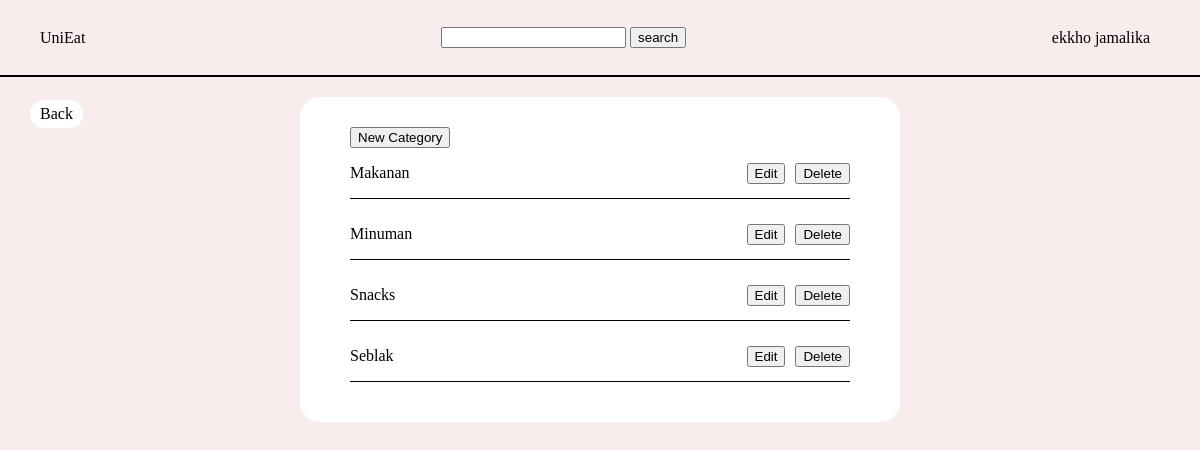
Page /unieat_practice_codes/Managecategories.php (signed in) on the committed database.
### tables this page shows
CREATE TABLE `category` (
  `CategoryID` int(11) NOT NULL,
  `CategoryName` varchar(50) NOT NULL
);

### unieat_practice_codes/Managecategories.php (the view, shortened to what this page needs)
<?php
    require_once 'connect.php';
?>
<!DOCTYPE html>
<html lang="en">
<head>
</head>
<body>
    <header>
        <div id="logo">UniEat</div>
        <form id="searchbar" method="post">
            <input type="text" id="searchbar" name='searchbar'>
            <input type="submit" name="search" value="search"></input>
        </form>
        <div id="profile">
            <?php
            echo $_SESSION['user']['UserUsername'];
            ?>
        </div>
    </header>
    <div id="content">
        <a href="Admin.php" id="backbtn">Back</a>
        <div id="categoriescontent">
            <form method="post">
                <button type="submit" name="newcat">New Category</button>
            </form>
            <?php
                $query=mysqli_query($conn, "SELECT * FROM category");
                while($d=$query->fetch_assoc()){
                    echo '<div id="catlistcontainer">';
                    echo '<p>'.$d['CategoryName'].'</p>';
                    echo '<form method="post">';
                    echo '<button type="submit" name="edit" value='.$d['CategoryID'].'>Edit</button>';
                    echo '<button type="submit" name="delete" value='.$d['CategoryID'].'>Delete</button>';
                    echo '</form>';
                    echo '</div>';
                }
            ?>
        </div>
    </div>
</body>
<link rel="stylesheet" href="style.css">
</html>

### unieat_practice_codes/style.css (style rules this page uses)
body { padding: 0; margin: 0; background-color: #f8ecec; }
header { display: flex; align-items: center; height: 75px; justify-content: space-between; padding: 0px 40px; border-bottom: 2px solid; }
#profile { position: relative; padding: 0 10px; }
#content { padding-top: 20px; display: flex; justify-content: center; flex-direction: column; align-items: center; }
#backbtn, #keranjanglink { background-color: white; padding: 5px 10px; border-radius: 20px; text-decoration: none; color: black; }
#backbtn { position: absolute; left: 30px; top: 100px; }
#categoriescontent { background-color: white; width: 500px; padding: 30px 50px; border-radius: 20px; position: relative; }
#catlistcontainer { display: flex; align-items: center; justify-content: space-between; border-bottom: 1px solid; margin-bottom: 10px; }
#catlistcontainer button { margin-left: 10px; }

### rows in the picture
category: CategoryName "Makanan", $d['CategoryID'] 1 (drawn)
category: CategoryName "Minuman", $d['CategoryID'] 2 (drawn)
category: CategoryName "Snacks", $d['CategoryID'] 3 (drawn)
category: CategoryName "Seblak", $d['CategoryID'] 6 (drawn)

### other values in the picture
$_SESSION['user']['UserUsername'] "ekkho jamalika"
